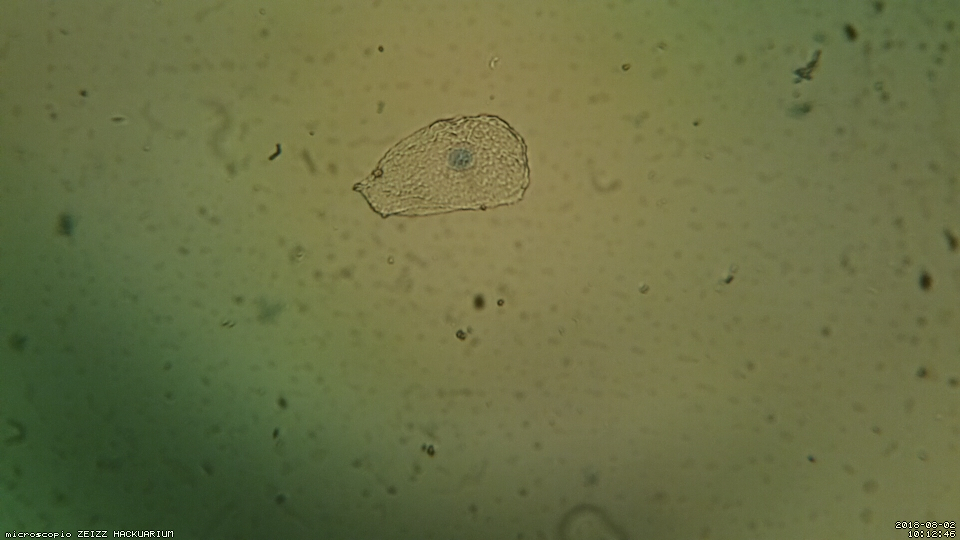
#> input picture 2018-08-02/10-12-46.jpg, 1920 x 1080 px, found by its file name (shown at 1/2 size)
$ python 'Merge copy.py'   (older library calls are emulated)
#> lines starting #> are read from the running program, lines starting #| are printed output that depends on the picture; after the words box and inside, x2 and y2 are one past the last pixel; in counts of white or black regions, pixels touching at a corner belong together; long printed decimals are rounded
# Standard imports
import numpy as np
import cv2
import imutils
from skimage.measure import compare_ssim
#from skimage.measure import compare_ssim


if __name__ == '__main__':

    original = cv2.imread('2018-08-02/10-12-46.jpg')
#> original is the input picture: shape (1080, 1920, 3); mean B, G, R 68, 111.9, 106.2
    #original = cv2.imread('2018-08-02/10-13-51.jpg')
    #original = cv2.imread('2018-08-02/10-14-49.jpg')

    backgrd = cv2.imread('2018-08-02/10-14-05.jpg')
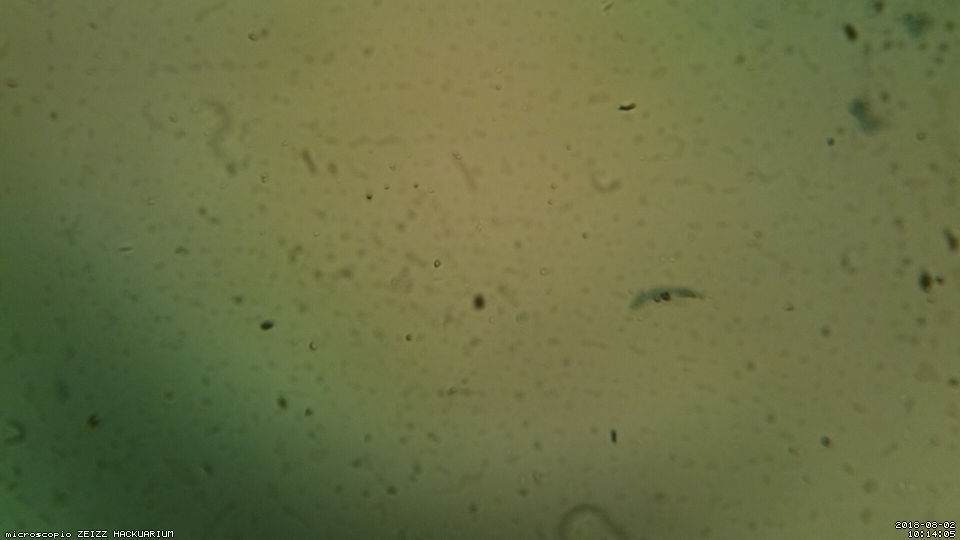
#> input picture 2018-08-02/10-14-05.jpg, 1920 x 1080 px, found by its file name (shown at 1/2 size)
#> backgrd is the input picture: shape (1080, 1920, 3); mean B, G, R 68.2, 111.9, 106

    img1 = cv2.cvtColor(original, cv2.COLOR_BGR2GRAY)
    backgrd = cv2.cvtColor(backgrd, cv2.COLOR_BGR2GRAY)
#> backgrd: shape (1080, 1920)

    original = cv2.resize(original, (0, 0), fx=0.5, fy=0.5)
#> original: shape (540, 960, 3)
    img1 = cv2.resize(img1, (0, 0), fx=0.5, fy=0.5)
#> img1: shape (540, 960)
    backgrd = cv2.resize(backgrd, (0, 0), fx=0.5, fy=0.5)
#> backgrd: shape (540, 960)

    cv2.imshow('image', img1)
    cv2.imshow('Background', backgrd)

    # compute the Structural Similarity Index (SSIM) between the two
    # images, ensuring that the difference image is returned
    (score, diff) = compare_ssim(img1, backgrd, full=True)
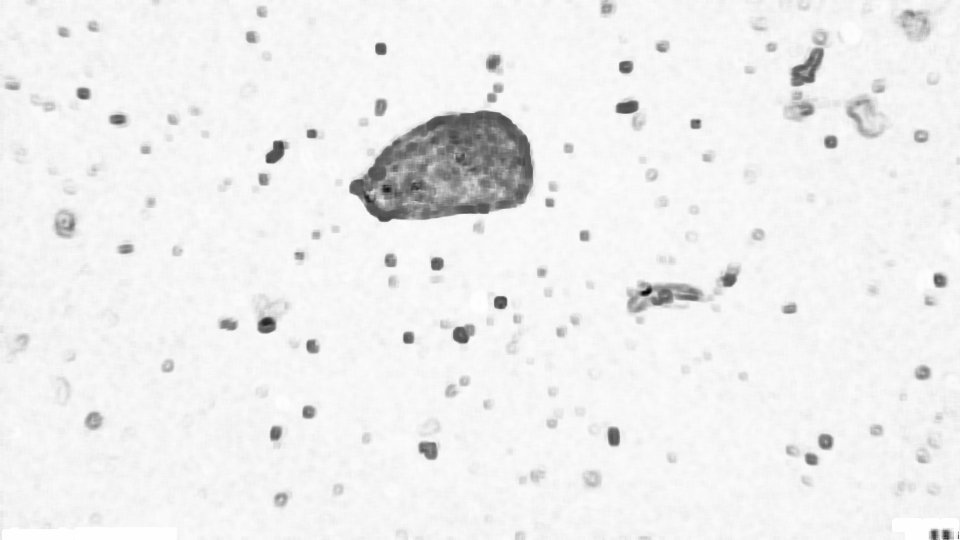
#> diff: shape (540, 960) float64; min -0.424, max 1, mean 0.912; drawn with min black and max white
#> score = 0.912
    diff = (diff * 255).astype("uint8")
    print("SSIM: {}".format(score))
#| SSIM: 0.912

    cv2.imshow("Diff", diff)
    cv2.waitKey(0)

    # threshold the difference image, followed by finding contours to
    # obtain the regions of the two input images that differ
    #thresh = cv2.threshold(diff, 0, 255, cv2.THRESH_BINARY_INV | cv2.THRESH_OTSU)[1]
    #cv2.imshow('threshold 1', thresh)

    ret, tmp = cv2.threshold(diff, 200, 255, cv2.THRESH_BINARY_INV)
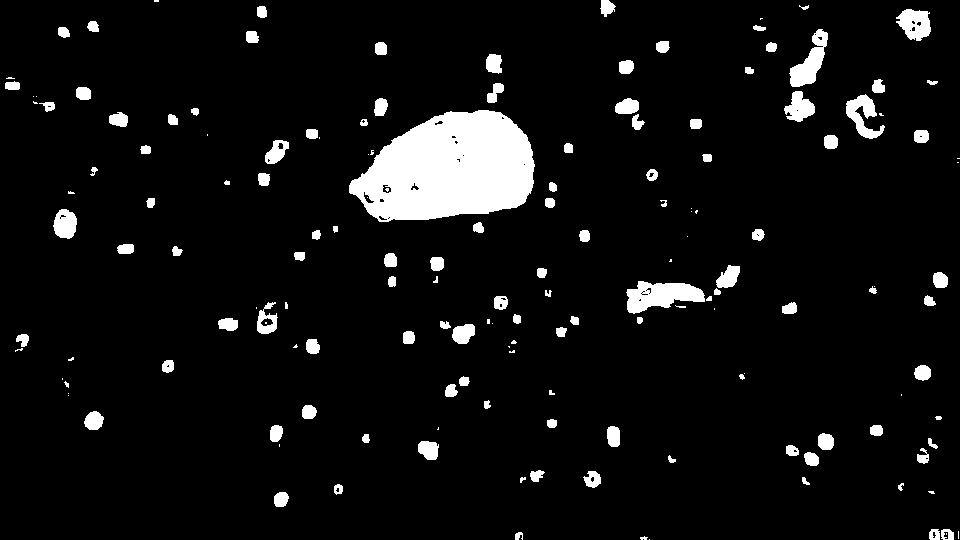
#> tmp: shape (540, 960); 6.5% white; 162 white regions (47 under 20 px)
    cv2.imshow('threshold 2', tmp)

    cv2.waitKey(0)

    im = tmp.copy()
    #cv2.imshow('im', im)

    dst = img1.copy()
    #cv2.imshow('dst', dst)

    # find external contours ignores holes in the fish
    im2, contours, hierarchy = cv2.findContours(im, cv2.RETR_EXTERNAL, cv2.CHAIN_APPROX_SIMPLE)
#> contours = 158 contours, 55 with area under 20; largest, box (x1, y1, x2, y2) and area: (349, 110, 535, 222) 14956, (626, 281, 705, 314) 1524, (789, 29, 828, 87) 957, (896, 9, 931, 41) 738, (846, 94, 885, 139) 715
    #cnts = cnts[0] if imutils.is_cv2() else cnts[1]

    # Finding circular shapes
    contour_list = []
    for contour in contours:
        approx = cv2.approxPolyDP(contour, 0.01 * cv2.arcLength(contour, True), True)
        area = cv2.contourArea(contour)
        if ((len(approx) > 8) & (area > 10000)): #& (area < 20000)):
        #if ((area > 10000)):# & (area < 20000)):
            contour_list.append(contour)
#> this loop made 158 passes
#> area on passes 3, 5, 6: 31, 108.5, 91.5
#> after the loop, contour_list = 1 contour; box (x1, y1, x2, y2) and area: (349, 110, 535, 222) 14956

    # Display result
    cv2.drawContours(dst, contour_list, -1, (255, 0, 0), 2)
#> dst: shape (540, 960); min 4, max 255, mean 105.7
    cv2.imshow('Objects Detected', dst)

    #cv2.waitKey(0)

    for i in range(len(contours)):
        # draw all contours in red
        cv2.drawContours(dst, contours, -1, (0, 0, 255), 1)
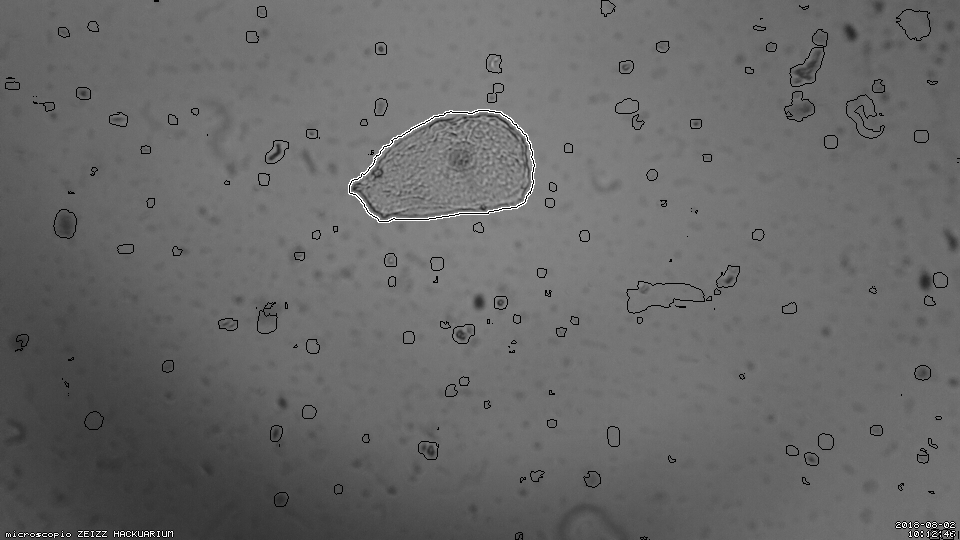
#> dst: shape (540, 960); min 0, max 255, mean 104.5

    # Binary mask
    src = img1
    img_mask = np.zeros(src.shape, np.uint8)

    theImg = contour_list
#> theImg has the same summary as contour_list
    # draw selected contour in bold green
    cv2.polylines(dst, theImg, True, (0, 255, 0), 2)
#> dst: shape (540, 960); 0.23% of pixels changed, all inside (x1, y1, x2, y2) = (348, 109, 536, 223)
    # draw the fish into its mask
    cv2.drawContours(img_mask, contour_list, -1, 255, -1)
#> img_mask: shape (540, 960); 2.9% white; 1 white region, box (x1, y1, x2, y2) and area: (349, 110, 535, 222) 15187

    #img_mask = cv2.erode(img_mask, None, iterations=2)
    #img_mask = cv2.dilate(img_mask, None, iterations=2)

    cv2.imshow("Result Mask", img_mask)
    #cv2.imshow("Result Contour", dst)
    #cv2.imshow('src', src)

    output_grey = cv2.bitwise_and(src, src, mask=img_mask)
    #cv2.imshow('output_grey', output_grey)
    src = original
    output_color = cv2.bitwise_and(src, src, mask=img_mask)
    #cv2.imshow('output_color', output_color)

    cv2.waitKey(0)
    # marche bien jusqu'a la :)

    #cv2.imwrite('test3.png', output_color)
    #cv2.imwrite('test3.png', output_grey)

    full = backgrd - img1
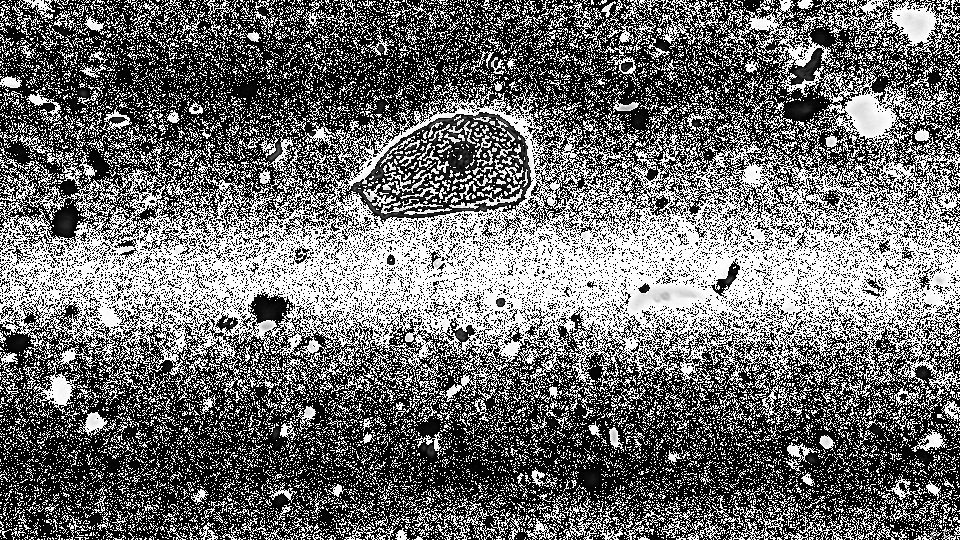
#> full: shape (540, 960); min 0, max 255, mean 110.8
    #cv2.imshow("full", full)
    out_grey = cv2.bitwise_and(full, full, mask=img_mask)
    #cv2.imshow('out_grey', out_grey)
    out_grey = cv2.bitwise_not(out_grey)
    #cv2.imshow('not out_grey', out_grey)

    blursSize = 17
    tmp = cv2.GaussianBlur(out_grey, (blursSize, blursSize), 0)
    tmp = cv2.bitwise_not(tmp)
    #cv2.imshow('tmp', tmp)

    ret, tmp = cv2.threshold(tmp, 45, 255, cv2.THRESH_BINARY)
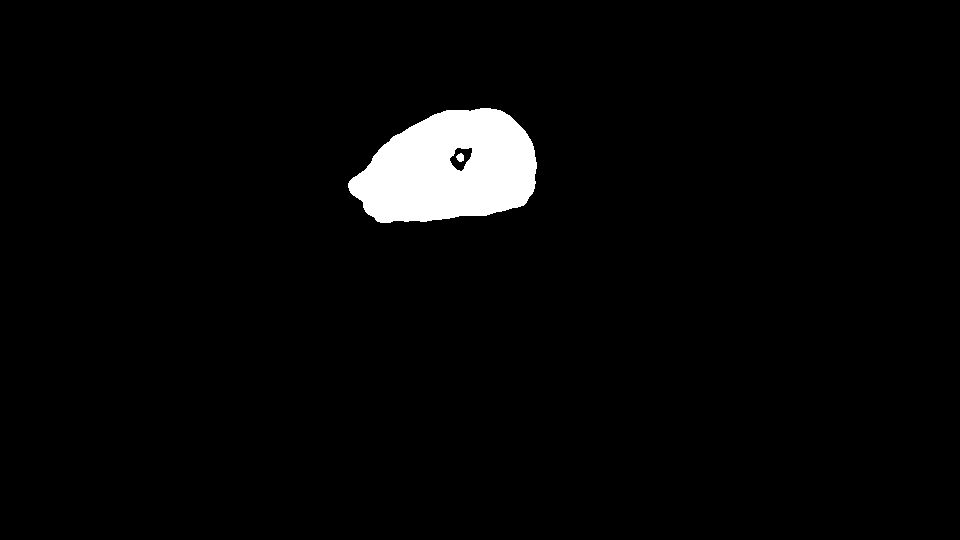
#> tmp: shape (540, 960); 3.1% white; 2 white regions
    #cv2.imshow('threshold', tmp)

    frame = output_color
    im2, contours, hierarchy = cv2.findContours(tmp, cv2.RETR_TREE, cv2.CHAIN_APPROX_SIMPLE)
#> contours = 3 contours; box (x1, y1, x2, y2) and area: (348, 108, 537, 223) 15878, (449, 147, 473, 172) 356, (456, 153, 464, 162) 42

    # Finding circular shapes
    contour_list = []
    for contour in contours:
        area = cv2.contourArea(contour)
        if ((area > 100) & (area < 1000)):
            contour_list.append(contour)
#> this loop made 3 passes
#> area on passes 1 to 3: 15877.5, 356, 41.5
#> after the loop, contour_list = 1 contour; box (x1, y1, x2, y2) and area: (449, 147, 473, 172) 356

    cv2.drawContours(frame, contour_list, -1, (255, 0, 0), 2)
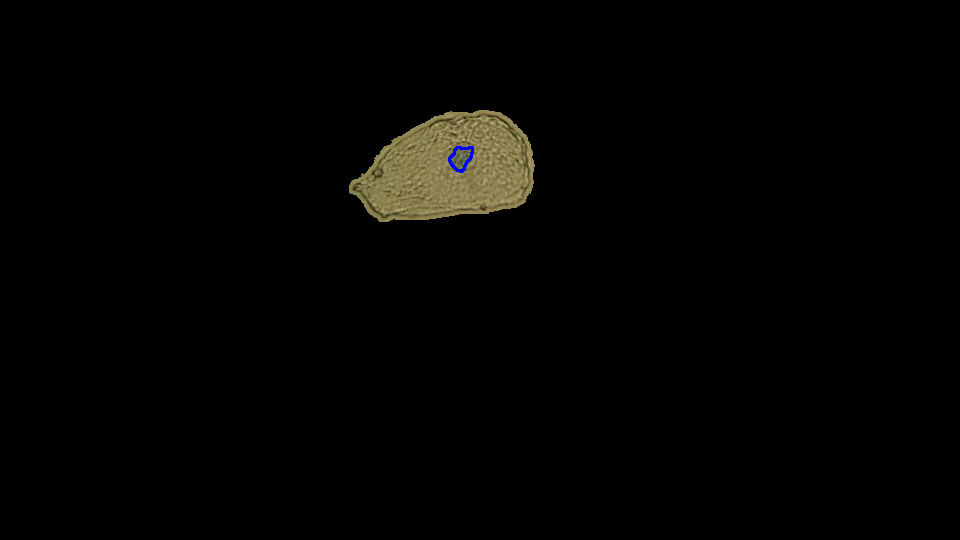
#> frame: shape (540, 960, 3); mean B, G, R 2.4, 3.6, 3.9
    cv2.imshow("Nucleus", frame)

    cv2.waitKey(0)
    cv2.destroyAllWindows()
